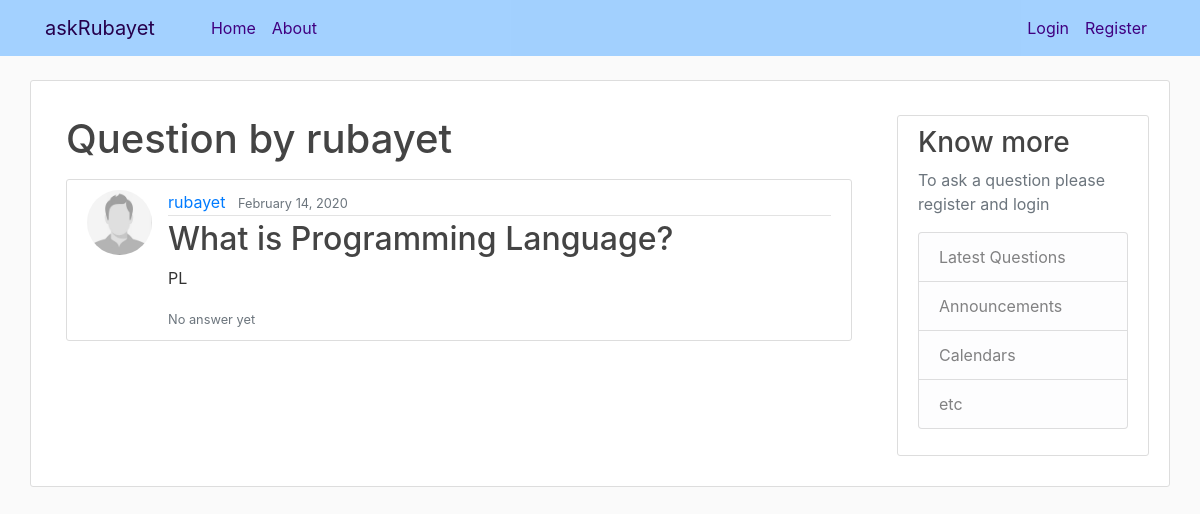
/user/rubayet, run on an earlier commit of the app's database.
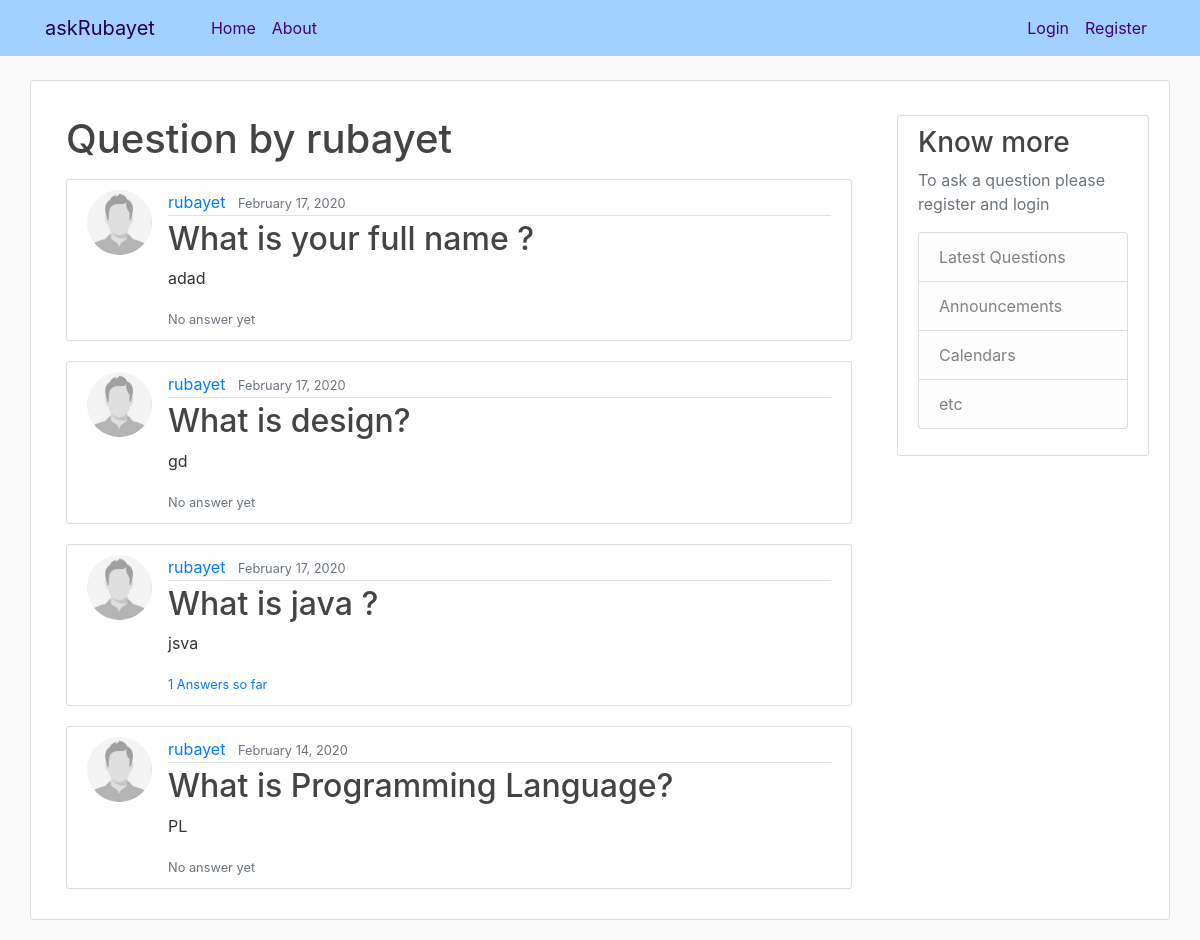
And on a later commit of the database.
### ask/models.py (models this page shows, shortened)
class Question(models.Model):
    author                  = models.ForeignKey(settings.AUTH_USER_MODEL, on_delete=models.CASCADE)
    title                   = models.CharField(max_length=300)
    optional_description    = models.TextField(blank=True, null=True)
    created_date            = models.DateTimeField(default=timezone.now)
    published_date          = models.DateTimeField(blank=True, null=True)
    def approved_answer(self):
        return self.answer.filter(approved_answer=True)

### users/models.py (models this page shows, shortened)
class Profile(models.Model):
    user = models.OneToOneField(User, on_delete=models.CASCADE)
    image = models.ImageField(default='default.jpg', upload_to='profile_pics')
    first_name = models.CharField(max_length=30, default='', blank=True, null=True)
    last_name = models.CharField(max_length=30, default='', blank=True, null=True)
    phone = models.CharField(max_length=17, default='', blank=True, null=True)

### ask/views.py (the view)
# urls.py: path('user/<str:username>', views.UserQuestionListView.as_view(), name='user_question_list'),
class UserQuestionListView(ListView):
    model = Question
    template_name = 'ask/user_question_list.html'
    context_object_name = 'questions'
    def get_queryset(self):
        user = get_object_or_404(User, username=self.kwargs.get('username'))
        return Question.objects.filter(author=user).order_by('-created_date')

### ask/templates/ask/user_question_list.html
{% extends "ask/base.html" %}
{% block content %}
<div class="container">
  <h1 class="mb-3">Question by {{ view.kwargs.username }} </h1>
    {% for question in questions %}
        <article class="media content-section">
          <img class="rounded-circle article-img" src="{{ question.author.profile.image.url }}">
          <div class="media-body">
            <div class="article-metadata">
              <a class="mr-2" href="{% url 'user_question_list' question.author.username %}">{{ question.author }}</a>
              <small class="text-muted">{{ question.created_date|date:"F d, Y" }}</small>
            </div>
            <h2><a class="article-title" href="{% url 'ques_detail' question.id %}">{{ question.title }}</a></h2>
            <p class="article-content">{{ question.optional_description }}</p>
              {% if question.published_date %}
                {% if question.approved_answer %}
                  <small class="display-5"><a href="{% url 'ques_detail' pk=question.pk %}">
                  {{ question.approved_answer.count }} Answers so far</a></small>
                {% else %}
                  <small class="text-muted">No answer yet</small>
                {% endif %}
              {% else %}
              <small class="text-muted">Question not published yet</small>
              {% endif %}
          </div>
        </article>
    {% empty %}
    <div class="container">
      <p>You have not asked any Question yet.</p>
      <p>  <a href="{% url 'ques_new' %}">Ask a Question now</a>
        to see here.</p>
        </div>
    {% endfor %}
</div>
{% endblock content %}

What changed in the data, as far as the page shows it:
added Question: author.profile.image (placeholder picture), author "rubayet", created_date "February 17, 2020", title "What is your full name ?", optional_description "adad", shows "No answer yet"
added Question: author.profile.image (placeholder picture), author "rubayet", created_date "February 17, 2020", title "What is design?", optional_description "gd", shows "No answer yet"
added Question: author.profile.image (placeholder picture), author "rubayet", created_date "February 17, 2020", title "What is java ?", optional_description "jsva", approved_answer.count "1"
